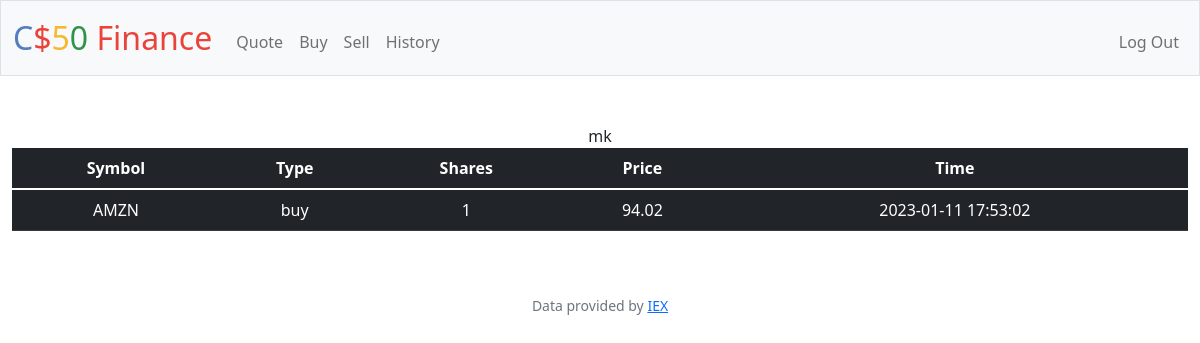
The app's page /history (signed in) with its own data.
### tables this page shows
CREATE TABLE transactions ( 
    id INTEGER PRIMARY KEY AUTOINCREMENT,
    user_id INTEGER NOT NULL,
    name TEXT NOT NULL,
    shares INTEGER NOT NULL,
    price NUMERIC NOT NULL,
    type TEXT NOT NULL,
    symbol TEXT NOT NULL,
    time TIMESTAMP DEFAULT CURRENT_TIMESTAMP,
    FOREIGN KEY(user_id) REFERENCES users(id) 
);

### app.py (the view)
@app.route("/history")
@login_required
def history():
    user_id = session["user_id"]
    transactions = db.execute("SELECT type, symbol, price, shares, time FROM transactions where user_id = ?",
                                user_id)
    return render_template("history.html", transactions=transactions)

### app.py (called while the page is built)
@app.after_request
def after_request(response):
    response.headers["Cache-Control"] = "no-cache, no-store, must-revalidate"
    response.headers["Expires"] = 0
    response.headers["Pragma"] = "no-cache"
    return response

### helpers.py (called while the page is built)
def login_required(f):
    @wraps(f)
    def decorated_function(*args, **kwargs):
        if session.get("user_id") is None:
            return redirect("/login")
        return f(*args, **kwargs)
    return decorated_function

### templates/history.html (shortened to what this page needs)
{% extends "layout.html" %}
{% block main %}
<table class="table table-dark">
    <thead>
      <tr>
        <th scope="col">Symbol</th>
        <th scope="col">Type</th>
        <th scope="col">Shares</th>
        <th scope="col">Price</th>mk
        <th scope="col">Time</th>
      </tr>
    </thead>
    <tbody>
        {% for sale in transactions %}
        <tr>
            <td>{{ sale["symbol"].upper() }}</td>
            <td>{{ sale["type"] }}</td>
            <td>{{ sale["shares"] }}</td>
            <td>{{ sale["price"] }}</td>
            <td>{{ sale["time"] }}</td>
        </tr>
        {% endfor %}
    </tbody>
  </table>
{% endblock %}

### records on screen
transactions: symbol "AMZN", type "buy", shares "1", price "94.02", time "2023-01-11 17:53:02"
